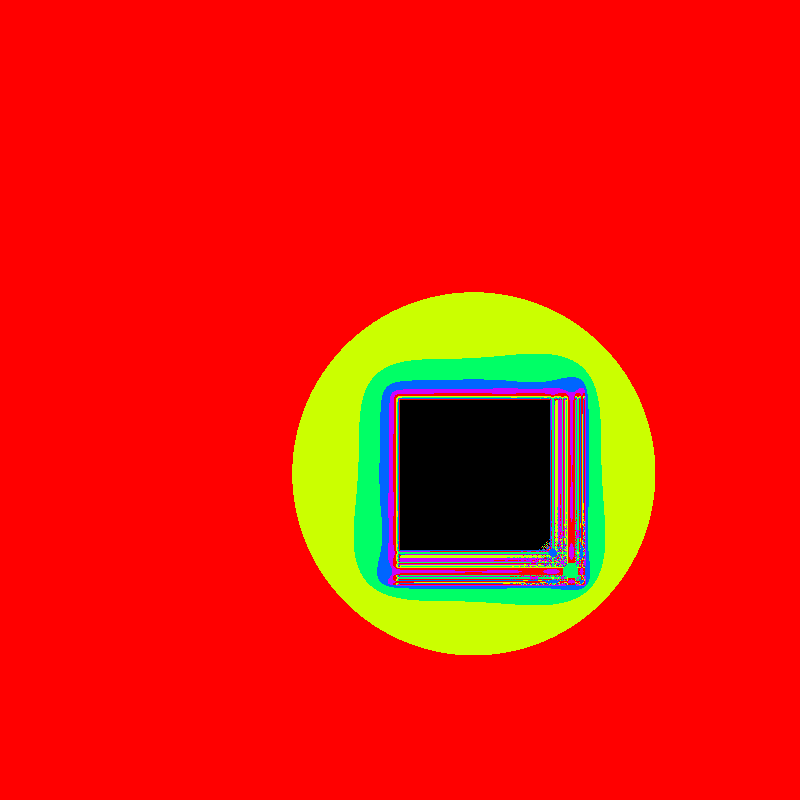
Frame 1 (no input)
Frame 60 (the mouse pressed at the canvas centre just before this capture): identical to frame 1, image omitted
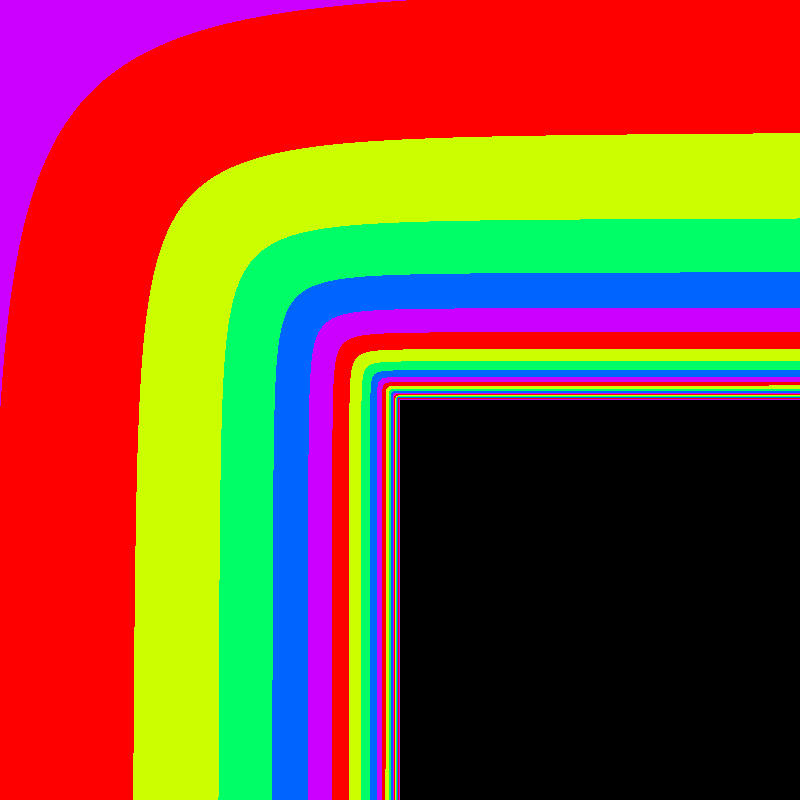
Frame 120 (the mouse held since frame 60 and released just before this capture)

The Processing sketch that drew these frames (run headless with seeded random() and noise(); from frame 60 on, the mouse is pressed at the canvas centre):

// Processing sketch: newOddPlot2logistic
// ── newOddPlot2logistic.pde
// pixel array is so much faster
// I hope the comments help me remember the neet way to change colors
int iter;
float maxx, minx;
float maxy, miny;
float zoom = 0.1;
// color 100 will be set to black so the biggest iter value possible  is 99
float clrMod =5;
float MN = 6;
// but it looks wild with smaller number like 20 or 8
// 50 is a nice comprimise
void setup() {
  size(800, 800);
  //fullScreen();
  colorMode(HSB, clrMod);
  maxx =MN;
  minx=-MN;
  maxy=MN;
  miny=-MN;
}


void draw() {
  loadPixels();
  showplot();
  updatePixels();
  //noLoop();
}

void mousePressed() {
  float x = map(mouseX, 0, width, minx, maxx);  // set the x on complex plane
  float y = map(mouseY, 0, height, miny, maxy); // s
  // center and zoom those coordinates
  maxx = x+zoom;
  minx = x-zoom;
  maxy = y+zoom;
  miny = y-zoom;

  zoom/=2;
  if (zoom<0.00001) {
    zoom=1;
    maxx =MN;
    minx=-MN;
    maxy=MN;
    miny=-MN;
  }
}

void mouseDragged() {
  // changes the colorMod which effects how many colors out of total are used

  clrMod+= 0.1;
  // if you want to change the absolute number of colors you chan then
  // set
  //colorMode(HSB,clrMod); //and then it will just use absolute number

  if (clrMod > 64) {
    clrMod = 1;
  }
}

void keyPressed() {
  if ( key == 'h') {
  }
}

/*
for this plot the functions are
logistic equation for both x and y
functions:
  f // put values in nextx and nexty
          float nextx = r*x-x*x;
        float nexty = r*y-y*y; 
        
        you can change the r values
        lower r values have more detail
x and y range:
-7 to 7

maximum iterations:
maxiter = 100:

breakout point:
breakOut = 5
if (abs(x+y)>breakOut) 
the absolute value of x and y added toogether

if the max iterations are reached without going over the breakout point
black pixels are plotted
if less than max iterations color of the pixel is placed by number of iterations before breakout

*/

void showplot() {
  //background(0);
  // get pixels from canvas using i and j
  for (int j = 0; j <height; j++) {
    for (int i =0; i <width; i++) {
      // map those to x and y coords in the range of min and max eg -5 to 5
      float x = map(i, 0, width, minx, maxx);  // set the x on complex plane
      float y = map(j, 0, height, miny, maxy); //  yset y on  the complex plane
      // get a copy of thoes ranges before iterating the values
      float cx=x;
      float cy =y;
      // set max iterater
      float maxiter = 100;
      float breakOut = 5;
      float r = 1.2;  // r=4.1
        iter =0;
      while (iter < maxiter) {
        // iterate functions for x and y
        // put values in nextx and nexty
        float nextx = r*x-x*x;
        float nexty = r*y-y*y; 
        // swap values so x and y become nextx and nexty and are fed into function
        x = nextx+cx; // remove cx and cy you get just a sun
        y = nexty+cy; // set a single number for cx and cy you get the julia set

        // a break out check if the iterated number becomes large, note this is very different from the number of iterations
        // for sine and cosine functions changing the breakout can create more interesting  
        if (abs(x+y)>breakOut) {
          // I cound break out at 2 as it is proved for the mandelbrot any
          // orbit greater than 2 goes to infinity
          // but it lools better when the points have bigger iter numbers
          // which affects the color
          break;
        }
        iter++;
      }
      //println(iter);
      if (iter == maxiter) {
        // black pixels are part of the julia set for that function
        pixels[i+j*width] =color(0, 0, 0);
      } else {
        pixels[i+j*width] = color(iter%clrMod, 100, 100);
      }
    }
  }
}
